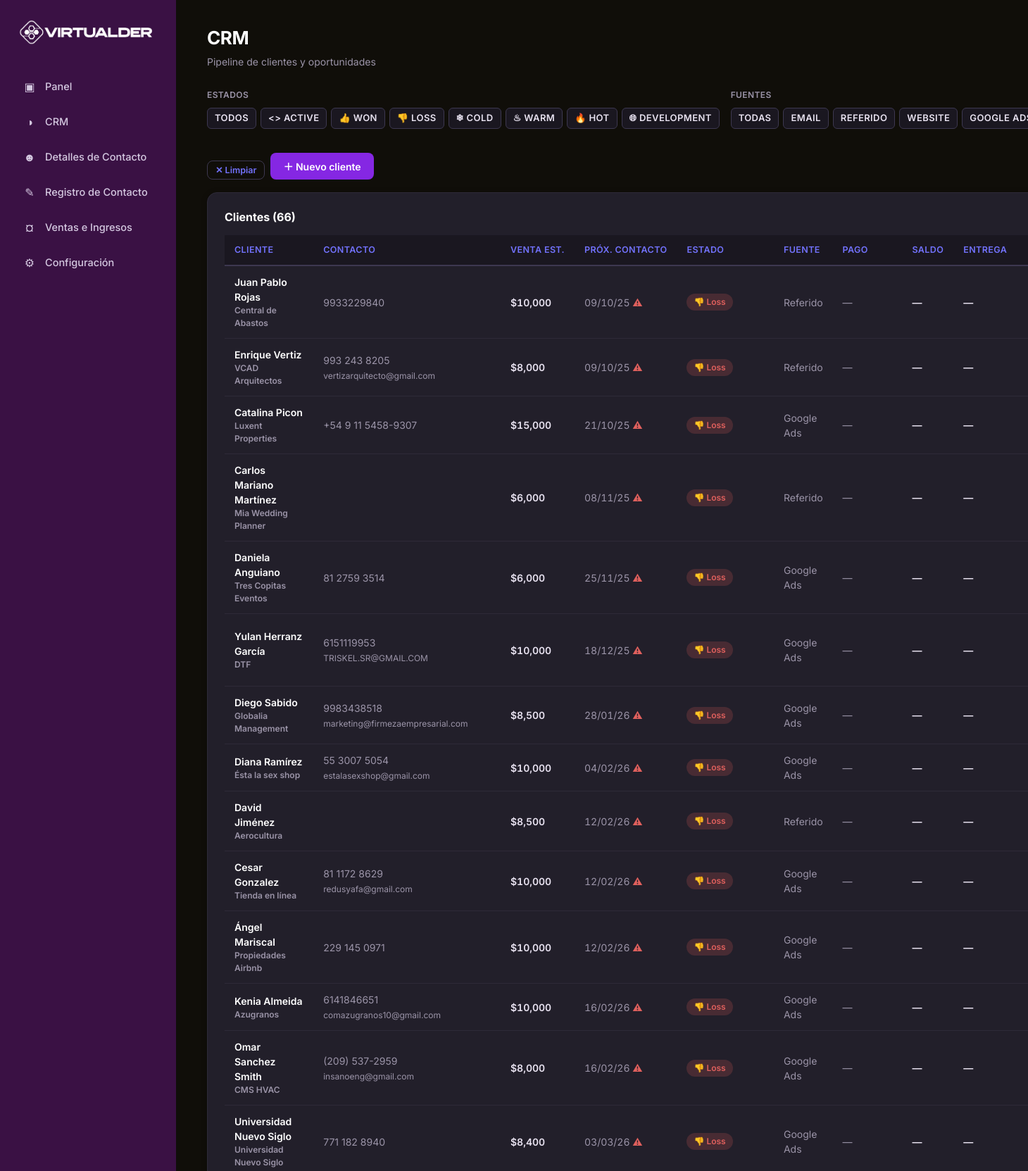
/crm (signed in, upper part), run on the app's committed database.
### models.py (models this page shows, shortened)
class Cliente(db.Model):
    __tablename__ = "clientes"
    id = db.Column(db.Integer, primary_key=True)
    contacto_id = db.Column(db.Integer, db.ForeignKey("contactos.id"))
    nombre = db.Column(db.String(150), nullable=False, index=True)
    compania = db.Column(db.String(150))
    puesto = db.Column(db.String(120))
    sitio_web = db.Column(db.String(200))
    telefono = db.Column(db.String(40))
    email = db.Column(db.String(150))
    venta_estimada = db.Column(db.Float, default=0)
    ultimo_contacto = db.Column(db.Date)
    proximo_contacto = db.Column(db.Date, index=True)
    accion = db.Column(db.String(80))
    lead_status = db.Column(db.String(60))
    lead_source = db.Column(db.String(60))
    status_pago = db.Column(db.String(80))
    requiere_contrato = db.Column(db.Boolean, default=False)
    contrato_path = db.Column(db.String(300))
    fecha_entrega_preliminar = db.Column(db.Date)
    fecha_pago = db.Column(db.Date)
    fecha_info_entregada = db.Column(db.Date)
    notas = db.Column(db.Text)
    creado_en = db.Column(db.DateTime, default=datetime.utcnow)
    contacto = db.relationship("Contacto", backref="clientes")
    def fecha_entrega_final(self):
        fechas = [f for f in (self.fecha_pago, self.fecha_info_entregada) if f]
        if not fechas:
            return None
        base = max(fechas)
        return base + timedelta(days=DIAS_ENTREGA_FINAL)
    def dias_restantes(self):
        final = self.fecha_entrega_final()
        if not final:
            return None
        return (final - date.today()).days

### app.py (the view)
@app.route("/crm")
@login_required
def crm():
    status_filter = request.args.getlist("status")
    source_filter = request.args.getlist("source")
    q = Cliente.query
    active_statuses = [s for s in status_filter if s]
    active_sources = [s for s in source_filter if s]
    if active_statuses:
        q = q.filter(Cliente.lead_status.in_(active_statuses))
    if active_sources:
        q = q.filter(Cliente.lead_source.in_(active_sources))
    clientes = q.order_by(Cliente.proximo_contacto.is_(None), Cliente.proximo_contacto).all()
    return render_template("crm.html", clientes=clientes,
                           status_filtro=active_statuses, source_filtro=active_sources)

### app.py (called while the page is built)
@login_manager.user_loader
def load_user(user_id):
    return User.query.get(int(user_id))

def get_config(clave, default=None):
    cfg = Configuracion.query.filter_by(clave=clave).first()
    if not cfg:
        return default
    try:
        return json.loads(cfg.valor)
    except (json.JSONDecodeError, TypeError):
        return cfg.valor

def contexto_global():
    moneda = get_config("moneda", "MXN")
    simbolo = "$" if moneda in ("MXN", "USD") else ""
    return {
        "moneda": moneda,
        "simbolo_moneda": simbolo,
        "lead_status_lista": get_config("lead_status", CONFIG_DEFAULTS["lead_status"]),
        "lead_source_lista": get_config("lead_source", CONFIG_DEFAULTS["lead_source"]),
        "acciones_lista": get_config("acciones", CONFIG_DEFAULTS["acciones"]),
        "status_pago_lista": get_config("status_pago", CONFIG_DEFAULTS["status_pago"]),
        "propositos_lista": get_config("propositos_contacto", CONFIG_DEFAULTS["propositos_contacto"]),
        "metodos_lista": get_config("metodos_contacto", CONFIG_DEFAULTS["metodos_contacto"]),
        "servicios_lista": get_config("servicios", CONFIG_DEFAULTS["servicios"]),
        "anio_actual": date.today().year,
    }

@app.context_processor
def inject_globals():
    ctx = contexto_global()
    ctx["hoy"] = date.today()
    return ctx

### templates/crm.html (shortened to what this page needs)
{% extends "base.html" %}
{% block h1 %}CRM{% endblock %}
{% block subtitle %}Pipeline de clientes y oportunidades{% endblock %}
{% block content %}
<div class="filters">
  <form id="filter-form" method="get" action="{{ url_for('crm') }}" style="display:flex;gap:16px;flex-wrap:wrap;align-items:flex-start;">
    <div class="field" style="min-width:200px;">
      <label style="font-size:12px;font-weight:600;color:var(--texto-suave);margin-bottom:4px;display:block;">Estados</label>
      <div style="display:flex;gap:6px;flex-wrap:wrap;">
        <label class="filter-chip" style="cursor:pointer;padding:4px 10px;border-radius:6px;border:1px solid var(--borde-claro);font-size:13px;background:var(--bg-secondary);transition:all .15s;user-select:none;color:var(--texto);">
          Todos
        </label>
        {% for s in lead_status_lista %}
        <label class="filter-chip" style="cursor:pointer;padding:4px 10px;border-radius:6px;border:1px solid var(--borde-claro);font-size:13px;background:var(--bg-secondary);transition:all .15s;user-select:none;color:var(--texto);">
          {{ s }}
        </label>
        {% endfor %}
      </div>
    </div>
    <div class="field" style="min-width:200px;">
      <label style="font-size:12px;font-weight:600;color:var(--texto-suave);margin-bottom:4px;display:block;">Fuentes</label>
      <div style="display:flex;gap:6px;flex-wrap:wrap;">
        <label class="filter-chip" style="cursor:pointer;padding:4px 10px;border-radius:6px;border:1px solid var(--borde-claro);font-size:13px;background:var(--bg-secondary);transition:all .15s;user-select:none;color:var(--texto);">
          Todas
        </label>
        {% for s in lead_source_lista %}
        <label class="filter-chip" style="cursor:pointer;padding:4px 10px;border-radius:6px;border:1px solid var(--borde-claro);font-size:13px;background:var(--bg-secondary);transition:all .15s;user-select:none;color:var(--texto);">
          {{ s }}
        </label>
        {% endfor %}
      </div>
    </div>
    <div style="display:flex;gap:8px;align-items:flex-end;padding-top:18px;">
      <button class="btn btn-ghost btn-sm" onclick="limpiarFiltros()" type="button">✕ Limpiar</button>
      <button class="btn btn-coral" onclick="abrirModalNuevo()" type="button">＋ Nuevo cliente</button>
    </div>
  </form>
</div>
<div class="card">
  <div class="card-title">
    <span>Clientes ({{ clientes|length }})</span>
  </div>
  {% if clientes %}
  <div class="table-wrap">
    <table>
      <thead>
        <tr>
          <th>Cliente</th>
          <th>Contacto</th>
          <th>Venta est.</th>
          <th>Próx. contacto</th>
          <th>Estado</th>
          <th>Fuente</th>
          <th>Pago</th>
          <th>Saldo</th>
          <th>Entrega</th>
          <th>Días</th>
        </tr>
      </thead>
      <tbody>
        {% for c in clientes %}
        {% set final = c.fecha_entrega_final() %}
        {% set dias = c.dias_restantes() %}
        <tr>
          <td class="cell-name">
            {{ c.nombre }}
            {% if c.compania %}<div class="cell-soft" style="font-size:12px">{{ c.compania }}</div>{% endif %}
          </td>
          <td class="cell-soft">
            {% if c.telefono %}{{ c.telefono }}<br>{% endif %}
            {% if c.email %}<span style="font-size:12px">{{ c.email }}</span>{% endif %}
          </td>
          <td class="cell-money">{{ simbolo_moneda }}{{ "{:,.0f}".format(c.venta_estimada or 0) }}</td>
          <td class="cell-soft text-mono">
            {% if c.proximo_contacto %}
              {{ c.proximo_contacto.strftime('%d/%m/%y') }}
              {% if c.proximo_contacto < hoy %}<span class="text-danger">⚠</span>{% endif %}
            {% else %}—{% endif %}
          </td>
          <td>
            {% if c.lead_status %}
              <span class="badge badge-{{ 'active' if 'active' in (c.lead_status|lower) else ('won' if 'won' in (c.lead_status|lower) else ('loss' if 'loss' in (c.lead_status|lower) else ('cold' if 'cold' in (c.lead_status|lower) else ('warm' if 'warm' in (c.lead_status|lower) else ('hot' if 'hot' in (c.lead_status|lower) else ('dev' if 'dev' in (c.lead_status|lower) else 'default')))))) }}">{{ c.lead_status }}</span>
            {% endif %}
          </td>
          <td class="cell-soft">{{ c.lead_source or '—' }}</td>
          <td class="cell-soft">{{ c.status_pago or '—' }}</td>
          <td class="cell-money" id="saldo-{{ c.id }}">—</td>
          <td class="cell-money text-mono">{% if final %}{{ final.strftime('%d/%m/%y') }}{% else %}—{% endif %}</td>
          <td>
          </td>
        </tr>
        {% endfor %}
      </tbody>
    </table>
  </div>
  {% else %}
  <div class="empty-state">
    <span class="emoji">👥</span>
    No hay clientes. Usa <strong>＋ Nuevo cliente</strong> para registrar el primero.
  </div>
  {% endif %}
</div>
{% endblock %}

### static/css/style.css (style rules this page uses)
:root { --bg-primary: #100E09; --bg-secondary: #1A1720; --bg-card: #221F2A; --bg-hover: #2A2635; --sidebar-bg: #3A1144; --sidebar-text: #D4C8E0; --sidebar-active-bg: #7272FC; --sidebar-active-text: #FFFFFF; --accent: #7272FC; --accent-hover: #8B8BFF; --accent-dim: #5A5ACC; --purple: #8527E3; --purple-hover: #9A4AE8; --purple-dim: #6A1FB5; --texto: #E8E2F0; --texto-suave: #9B94A8; --texto-inverso: #100E09; --borde: #2E2A38; --borde-claro: #3D3850; --ok: #7272FC; --warn: #E8B84B; --danger: #E0605D; --info: #7272FC; --radius: 14px; --radius-sm: 8px; --shadow: 0 2px 8px rgba(0, 0, 0, 0.3); --shadow-md: 0 6px 20px rgba(0, 0, 0, 0.4); --shadow-hover: 0 10px 30px rgba(0, 0, 0, 0.5); }
* { box-sizing: border-box; margin: 0; padding: 0; }
body { font-family: "Inter", "Segoe UI", -apple-system, BlinkMacSystemFont, sans-serif; background: var(--bg-primary); color: var(--texto); font-size: 15px; line-height: 1.5; -webkit-font-smoothing: antialiased; }
.card { background: var(--bg-card); border-radius: var(--radius); padding: 22px 24px; box-shadow: var(--shadow); border: 1px solid var(--borde); margin-bottom: 22px; }
.card-title { font-size: 16px; font-weight: 700; color: #FFFFFF; margin-bottom: 14px; display: flex; align-items: center; justify-content: space-between; }
.table-wrap { overflow-x: auto; }
table { width: 100%; border-collapse: collapse; font-size: 14px; }
thead th { text-align: left; padding: 12px 14px; background: var(--bg-secondary); color: var(--accent); font-weight: 600; font-size: 12.5px; text-transform: uppercase; letter-spacing: 0.4px; border-bottom: 2px solid var(--borde-claro); white-space: nowrap; }
tbody td { padding: 12px 14px; border-bottom: 1px solid var(--borde); vertical-align: middle; }
.cell-name { font-weight: 600; color: #FFFFFF; }
.cell-soft { color: var(--texto-suave); }
.cell-money { font-variant-numeric: tabular-nums; font-weight: 600; white-space: nowrap; }
.badge { display: inline-block; padding: 3px 10px; border-radius: 20px; font-size: 12px; font-weight: 600; white-space: nowrap; }
.badge-loss { background: rgba(224, 96, 93, 0.2); color: #E0605D; }
.btn { display: inline-flex; align-items: center; gap: 7px; padding: 9px 18px; border: none; border-radius: var(--radius-sm); font-size: 14px; font-weight: 600; cursor: pointer; text-decoration: none; transition: background 0.15s, transform 0.1s; font-family: inherit; }
.btn-coral { background: var(--purple); color: #FFFFFF; }
.btn-ghost { background: transparent; color: var(--accent); border: 1px solid var(--borde-claro); }
.btn-sm { padding: 5px 11px; font-size: 12.5px; }
.field { display: flex; flex-direction: column; gap: 5px; }
.field label { font-size: 12.5px; font-weight: 600; color: var(--texto-suave); text-transform: uppercase; letter-spacing: 0.4px; }
.filters { display: flex; gap: 12px; align-items: center; flex-wrap: wrap; margin-bottom: 18px; }
.text-mono { font-variant-numeric: tabular-nums; }
.text-danger { color: var(--danger); }
.filter-chip { cursor: pointer; padding: 4px 10px; border-radius: 6px; border: 1px solid var(--borde-claro); font-size: 13px; background: var(--bg-secondary); transition: all 0.15s; user-select: none; color: var(--texto); }
::placeholder { color: var(--texto-suave); opacity: 0.6; }

### data on the page
Cliente: nombre "Juan Pablo Rojas", compania "Central de Abastos", telefono "9933229840", simbolo_moneda "$", venta_estimada "10,000", proximo_contacto "09/10/25", lead_status "👎 Loss", lead_source "Referido", status_pago "—"
Cliente: nombre "Enrique Vertiz", compania "VCAD Arquitectos", telefono "993 243 8205", email "vertizarquitecto@gmail.com", simbolo_moneda "$", venta_estimada "8,000", proximo_contacto "09/10/25", lead_status "👎 Loss", lead_source "Referido", status_pago "—"
Cliente: nombre "Catalina Picon", compania "Luxent Properties", telefono "+54 9 11 5458-9307", simbolo_moneda "$", venta_estimada "15,000", proximo_contacto "21/10/25", lead_status "👎 Loss", lead_source "Google Ads", status_pago "—"
Cliente: nombre "Carlos Mariano Martínez", compania "Mia Wedding Planner", simbolo_moneda "$", venta_estimada "6,000", proximo_contacto "08/11/25", lead_status "👎 Loss", lead_source "Referido", status_pago "—"
Cliente: nombre "Daniela Anguiano", compania "Tres Copitas Eventos", telefono "81 2759 3514", simbolo_moneda "$", venta_estimada "6,000", proximo_contacto "25/11/25", lead_status "👎 Loss", lead_source "Google Ads", status_pago "—"
Cliente: nombre "Yulan Herranz García", compania "DTF", telefono "6151119953", email "TRISKEL.SR@GMAIL.COM", simbolo_moneda "$", venta_estimada "10,000", proximo_contacto "18/12/25", lead_status "👎 Loss", lead_source "Google Ads", status_pago "—"
Cliente: nombre "Diego Sabido", compania "Globalia Management", telefono "9983438518", email "marketing@firmezaempresarial.com", simbolo_moneda "$", venta_estimada "8,500", proximo_contacto "28/01/26", lead_status "👎 Loss", lead_source "Google Ads", status_pago "—"
Cliente: nombre "Diana Ramírez", compania "Ésta la sex shop", telefono "55 3007 5054", email "estalasexshop@gmail.com", simbolo_moneda "$", venta_estimada "10,000", proximo_contacto "04/02/26", lead_status "👎 Loss", lead_source "Google Ads", status_pago "—"
Cliente: nombre "David Jiménez", compania "Aerocultura", simbolo_moneda "$", venta_estimada "8,500", proximo_contacto "12/02/26", lead_status "👎 Loss", lead_source "Referido", status_pago "—"
Cliente: nombre "Cesar Gonzalez", compania "Tienda en línea", telefono "81 1172 8629", email "redusyafa@gmail.com", simbolo_moneda "$", venta_estimada "10,000", proximo_contacto "12/02/26", lead_status "👎 Loss", lead_source "Google Ads", status_pago "—"
Cliente: nombre "Ángel Mariscal", compania "Propiedades Airbnb", telefono "229 145 0971", simbolo_moneda "$", venta_estimada "10,000", proximo_contacto "12/02/26", lead_status "👎 Loss", lead_source "Google Ads", status_pago "—"
Cliente: nombre "Kenia Almeida", compania "Azugranos", telefono "6141846651", email "comazugranos10@gmail.com", simbolo_moneda "$", venta_estimada "10,000", proximo_contacto "16/02/26", lead_status "👎 Loss", lead_source "Google Ads", status_pago "—"
Cliente: nombre "Omar Sanchez Smith", compania "CMS HVAC", telefono "(209) 537-2959", email "insanoeng@gmail.com", simbolo_moneda "$", venta_estimada "8,000", proximo_contacto "16/02/26", lead_status "👎 Loss", lead_source "Google Ads", status_pago "—"
Cliente: nombre "Universidad Nuevo Siglo", compania "Universidad Nuevo Siglo", telefono "771 182 8940", simbolo_moneda "$", venta_estimada "8,400", proximo_contacto "03/03/26", lead_status "👎 Loss", lead_source "Google Ads", status_pago "—"

### other printed values
{{ s }} "<> ACTIVE" "👍 WON" "👎 LOSS" "❄ COLD" "♨ WARM" "🔥 HOT" "🌐︎ DEVELOPMENT"
{{ s }} "EMAIL" "REFERIDO" "WEBSITE" "GOOGLE…"
{{ clientes|length }} "66"
